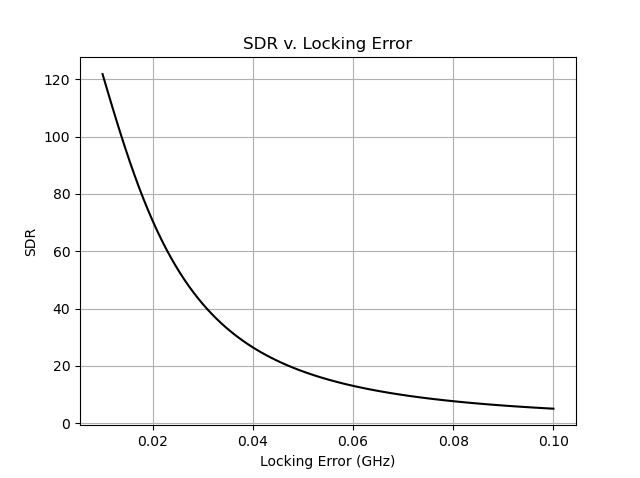

Recreate this plot in Python.
import numpy as np
import matplotlib.pyplot as plt
from fwmi import Hybrid
from glass_library import *


switch_lam = 2
lam = 532e-9 * switch_lam
theta_t = 1.5 * np.pi / 180
gamma_m = 1.40e9 / switch_lam  # molecular signal spectral width
gamma_a = 50e6 / switch_lam  # aerosol signal spectral width
fopd = 0.15 * switch_lam
t_ref = 20
t = 20
p = 1
f = 0.1

h1 = Hybrid(fopd, theta_t, gamma_m, gamma_a, lam, t, t_ref, p, d_opd_d_t=lam / 5, pure_arm=LITHOSIL_Q, hybrid_arm=BK7)
n_nu = 100
theta_d = 0.002
d_nu = np.linspace(0.01e9, 0.1e9, n_nu)

t_m = np.zeros(n_nu)
t_a = np.zeros(n_nu)
sdr = np.zeros(n_nu)
opd = h1.opd_exact(theta_t,
                   h1.n1,
                   h1.d1,
                   h1.n2,
                   h1.d2,
                   h1.n3,
                   h1.d3)
for i in range(n_nu):
    t_m[i] = h1.overall_transmittance(theta_d, f, h1.gamma_m, h1.fsr(opd), phase_dev=d_nu[i])
    t_a[i] = h1.overall_transmittance(theta_d, f, h1.gamma_a, h1.fsr(opd), phase_dev=d_nu[i])
    sdr[i] = t_m[i] / t_a[i]

fig, ax = plt.subplots()
ax.plot(d_nu / 1e9, sdr, color='black')
ax.grid(True)
ax.set_xlabel(r"Locking Error (GHz)")
ax.set_ylabel(r"SDR")
ax.set_title("SDR v. Locking Error")
plt.show()
